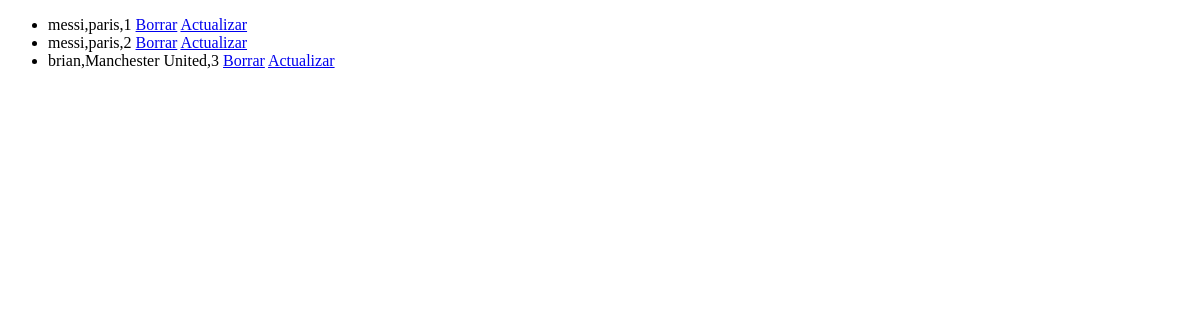
The app's page /panel-futbolista/, older data.
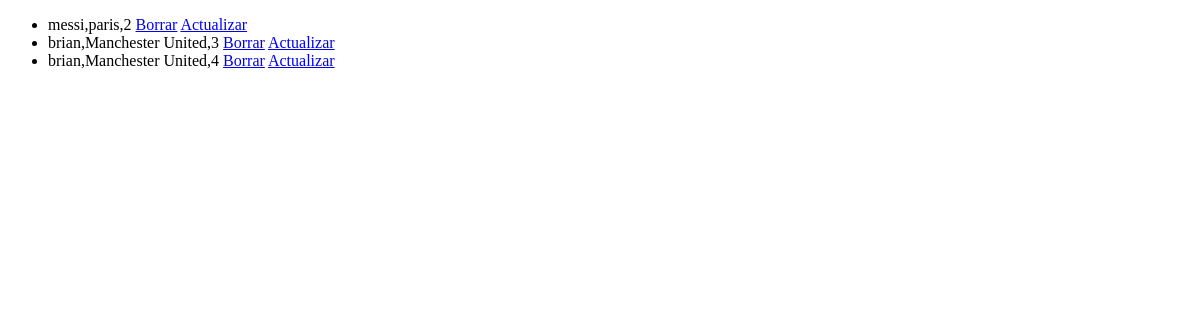
The same page, newer data.
### App/models.py (models this page shows)
class futbolista(models.Model):
    nombre = models.CharField(max_length=200)
    equipo = models.CharField(max_length=200)
    edad = models.IntegerField(null=0)
    def __str__(self):
        return f"{self.nombre},{self.equipo},{self.id}"

### App/views.py (the view)
# urls.py: path('panel-futbolista/', FutbolistaList.as_view(), name="F-list"),
class FutbolistaList(ListView):
    model = futbolista

### App/templates/App/futbolista_list.html (shortened to what this page needs)
<!DOCTYPE html>
<html lang="en">
<head>
</head>
<body>
<ul>
{% for futbolista in object_list %}
    <li>
        {{futbolista}}
        <a href="{% url 'F-delete' futbolista.id %}">Borrar</a>
        <a href="{% url 'F-update' futbolista.id %}">Actualizar</a>
    </li>
{% endfor %}
</ul>
</body>
</html>

Row changes from the older to the newer data that the page shows:
removed futbolista: nombre+equipo+id "messi,paris,1"
added futbolista: nombre+equipo+id "brian,Manchester United,4"
